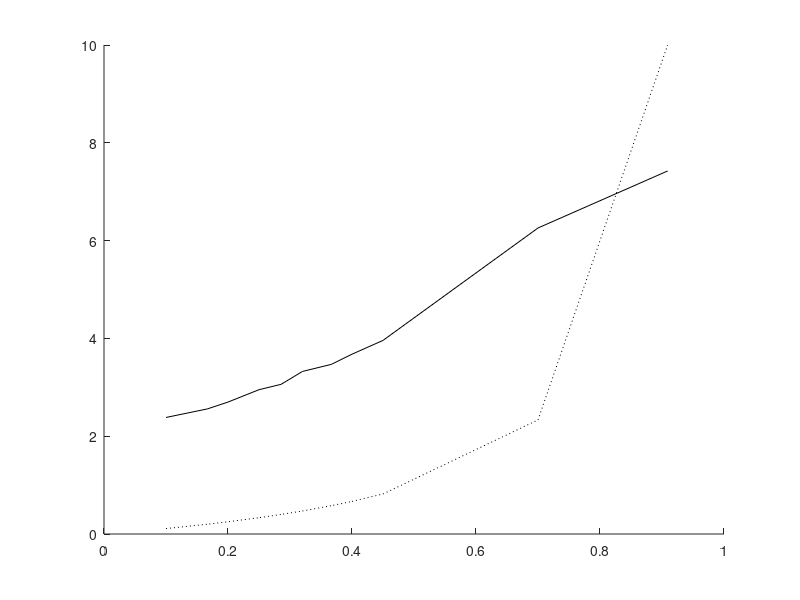

Write the MATLAB code that produced this figure.
rho = [
    0.1
0.166666667
0.2
0.2
0.25
0.285714286
0.32
0.366666667
0.4
0.45
0.7
0.909090909
    ];

L_teorico = [
0.111111111
0.2
0.25
0.25
0.333333333
0.4
0.470588235
0.578947368
0.666666667
0.818181818
2.333333333
10
    

];

L_medido = [
    2.383
2.558
2.698
2.698
2.951
3.061
3.324
3.469
3.677
3.959
6.258
7.424

];

hold on
plot(rho, L_teorico, ':k');
plot(rho, L_medido, '-k');
